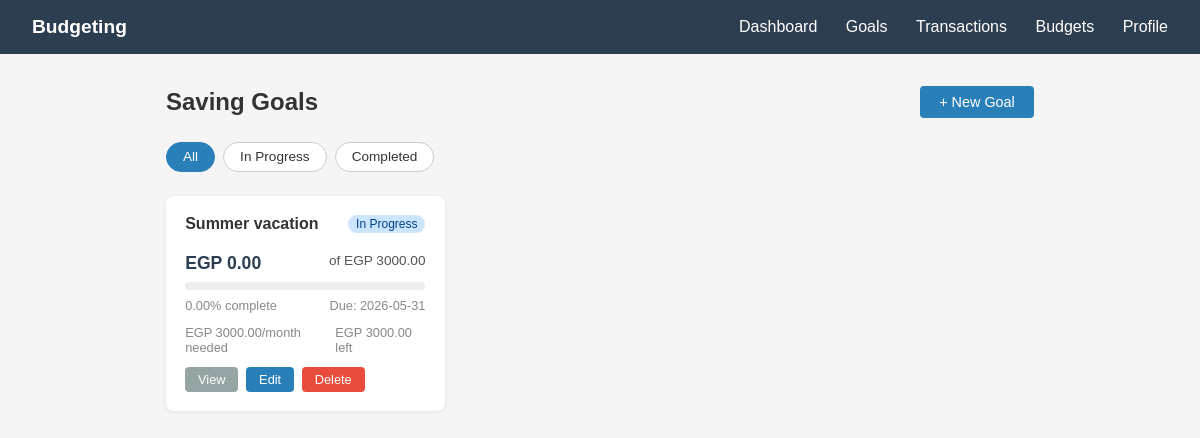
Screenshot of /saving-goals/ (signed in) with the database file from the repository.
### saving_goals/models.py (models this page shows, shortened)
class SavingGoal(models.Model):
    class Status(models.TextChoices):
        IN_PROGRESS = "In Progress", "In Progress"
        COMPLETED   = "Completed",   "Completed"
    user = models.ForeignKey(settings.AUTH_USER_MODEL, on_delete=models.CASCADE, related_name="saving_goals")
    goal_name= models.CharField(max_length=100)
    target_amount = models.DecimalField(max_digits=10, decimal_places=2)
    current_amount = models.DecimalField(max_digits=10, decimal_places=2, default=0.00)
    deadline = models.DateField()
    status= models.CharField(max_length=20, choices=Status.choices, default=Status.IN_PROGRESS)
    created_at = models.DateTimeField(auto_now_add=True)
    updated_at = models.DateTimeField(auto_now=True)
    class Meta:
        ordering = ["deadline"]
        verbose_name = "Saving Goal"
        verbose_name_plural = "Saving Goals"

### saving_goals/views.py (the view)
# urls.py: path("", views.SavingGoalListView.as_view(),name="saving-goals-list"),
class SavingGoalListView(LoginRequiredMixin, View):
    def get(self, request):
        status_filter = request.GET.get("status")
        goals = services.get_user_goals(request.user, status_filter=status_filter)
        context = {
            "goals":[services.build_goal_data(g) for g in goals],
            "status_filter": status_filter,
        }
        return render(request, "saving_goals/list.html", context)

### saving_goals/services.py (called while the page is built)
def get_user_goals(user, status_filter=None):
    qs = SavingGoal.objects.filter(user=user)
    if status_filter:
        qs = qs.filter(status=status_filter)
    return qs

def calculate_progress(goal):
    if goal.target_amount == 0:
        return Decimal("0.00")
    raw = (goal.current_amount / goal.target_amount) * 100
    return min(Decimal("100.00"), round(raw, 2))

def calculate_monthly_saving_needed(goal):
    today  = timezone.now().date()
    months = (goal.deadline.year - today.year) * 12 + (goal.deadline.month - today.month)
    months = max(1, months)
    remaining = max(Decimal("0.00"), goal.target_amount - goal.current_amount)
    return round(remaining / months, 2)

def build_goal_data(goal):
    session = SessionManager()
    session.set("last_viewed_goal", goal.id)
    return {
        "id": goal.id,
        "goal_name": goal.goal_name,
        "target_amount":str(goal.target_amount),
        "current_amount":str(goal.current_amount),
        "remaining_amount":str(max(Decimal("0.00"), goal.target_amount - goal.current_amount)),
        "deadline":goal.deadline.isoformat(),
        "status":goal.status,
        "progress_percentage":str(calculate_progress(goal)),
        "monthly_saving_needed":str(calculate_monthly_saving_needed(goal)),
        "created_at":goal.created_at.isoformat(),
        "updated_at":goal.updated_at.isoformat(),
    }

### saving_goals/singleton.py (called while the page is built)
    def __new__(cls):
        if cls._instance is None:
            cls._instance = object.__new__(SessionManager)
            cls._instance._session_data = {}
        return cls._instance

    def set(self, key: str, value):
        self._session_data[key] = value

### saving_goals/templates/saving_goals/list.html (shortened to what this page needs)
{% extends "base.html" %}
{% block content %}
<div class="page-header">
    <h1>Saving Goals</h1>
    <a href="{% url 'saving-goals-create' %}" class="btn btn-primary">+ New Goal</a>
</div>
<div class="filters">
    <a href="{% url 'saving-goals-list' %}" class="filter-btn {% if not status_filter %}active{% endif %}">All</a>
    <a href="{% url 'saving-goals-list' %}?status=In+Progress" class="filter-btn {% if status_filter == 'In Progress' %}active{% endif %}">In Progress</a>
    <a href="{% url 'saving-goals-list' %}?status=Completed" class="filter-btn {% if status_filter == 'Completed' %}active{% endif %}">Completed</a>
</div>
{% if goals %}
<div class="goals-grid">
    {% for goal in goals %}
    <div class="goal-card">
        <div style="display:flex; justify-content:space-between; align-items:flex-start; margin-bottom:0.5rem;">
            <h3>{{ goal.goal_name }}</h3>
            <span class="status-badge {% if goal.status == 'Completed' %}completed{% else %}in-progress{% endif %}">
                {{ goal.status }}
            </span>
        </div>
        <div class="amounts">
            <span class="current">EGP {{ goal.current_amount }}</span>
            <span>of EGP {{ goal.target_amount }}</span>
        </div>
        <div class="progress-track">
        </div>
        <div class="meta">
            <span>{{ goal.progress_percentage }}% complete</span>
            <span>Due: {{ goal.deadline }}</span>
        </div>
        {% if goal.status != 'Completed' %}
        <div class="meta">
            <span>EGP {{ goal.monthly_saving_needed }}/month needed</span>
            <span>EGP {{ goal.remaining_amount }} left</span>
        </div>
        {% endif %}
        <div class="card-actions">
            <a href="{% url 'saving-goals-detail' goal.id %}" class="btn btn-secondary" style="font-size:0.8rem; padding:0.3rem 0.8rem;">View</a>
            <a href="{% url 'saving-goals-edit' goal.id %}"   class="btn btn-primary"   style="font-size:0.8rem; padding:0.3rem 0.8rem;">Edit</a>
            <a href="{% url 'saving-goals-delete' goal.id %}" class="btn btn-danger"    style="font-size:0.8rem; padding:0.3rem 0.8rem;">Delete</a>
        </div>
    </div>
    {% endfor %}
</div>
{% else %}
<div class="empty-state">
    <p>No goals yet.</p>
    <a href="{% url 'saving-goals-create' %}" class="btn btn-primary" style="margin-top:1rem;">Create your first goal</a>
</div>
{% endif %}
{% endblock %}

### saving_goals/templates/base.html (style rules this page uses)
* { box-sizing: border-box; margin: 0; padding: 0; }
body { font-family: Arial, sans-serif; background: #f5f5f5; color: #333; }
.btn { display: inline-block; padding: 0.5rem 1.2rem; border-radius: 4px; border: none; cursor: pointer; font-size: 0.9rem; text-decoration: none; }
.btn-primary { background: #2980b9; color: white; }
.btn-danger { background: #e74c3c; color: white; }
.btn-secondary { background: #95a5a6; color: white; }

### saving_goals/templates/saving_goals/list.html (style rules this page uses)
.page-header { display: flex; justify-content: space-between; align-items: center; margin-bottom: 1.5rem; }
.page-header h1 { font-size: 1.5rem; }
.filters { margin-bottom: 1.5rem; display: flex; gap: 0.5rem; }
.filter-btn { padding: 0.4rem 1rem; border-radius: 20px; border: 1px solid #ccc; background: white; cursor: pointer; font-size: 0.85rem; text-decoration: none; color: #333; }
.filter-btn.active { background: #2980b9; color: white; border-color: #2980b9; }
.goals-grid { display: grid; grid-template-columns: repeat(auto-fill, minmax(260px, 1fr)); gap: 1rem; }
.goal-card { background: white; border-radius: 8px; padding: 1.2rem; box-shadow: 0 1px 4px rgba(0,0,0,0.08); }
.goal-card h3 { font-size: 1rem; margin-bottom: 0.75rem; }
.amounts { display: flex; justify-content: space-between; font-size: 0.85rem; color: #555; margin-bottom: 0.5rem; }
.current { font-size: 1.1rem; font-weight: bold; color: #2c3e50; }
.progress-track { height: 8px; background: #eee; border-radius: 4px; overflow: hidden; margin-bottom: 0.5rem; }
.meta { font-size: 0.8rem; color: #888; display: flex; justify-content: space-between; margin-bottom: 0.75rem; }
.status-badge { font-size: 0.75rem; padding: 2px 8px; border-radius: 10px; }
.status-badge.in-progress { background: #cce5ff; color: #004085; }
.card-actions { display: flex; gap: 0.5rem; flex-wrap: wrap; }

### rows the page displays
SavingGoal: goal_name "Summer vacation", status "In Progress", current_amount "0.00", target_amount "3000.00", progress_percentage "0.00", deadline "2026-05-31", monthly_saving_needed "3000.00", remaining_amount "3000.00"
